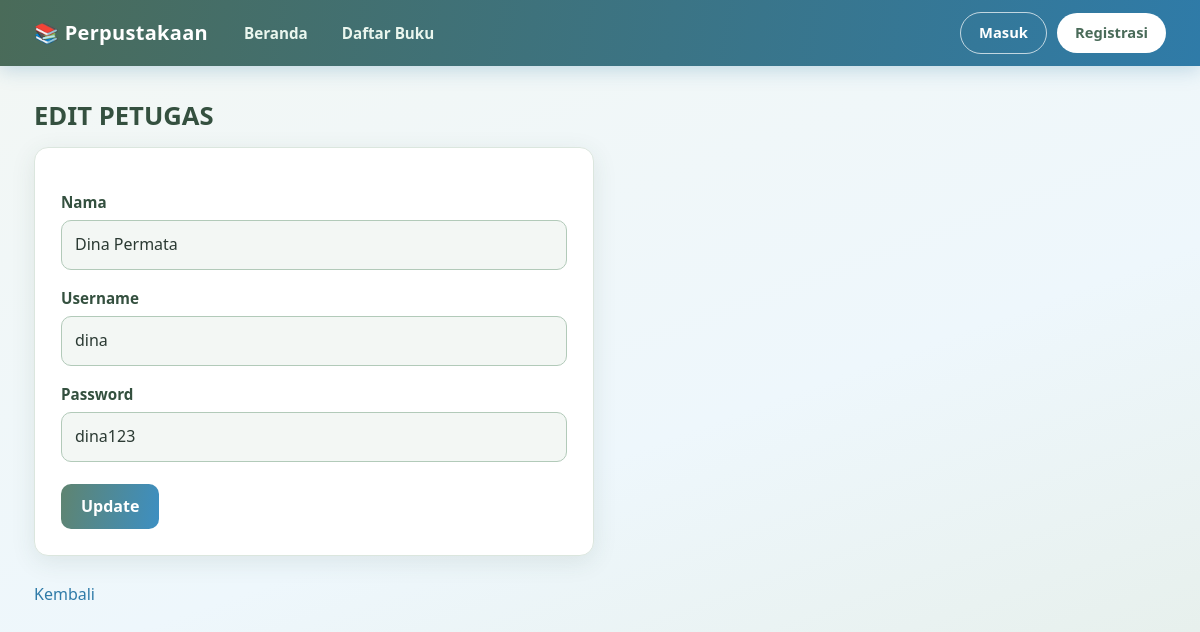
Page /petugas_edit.php?id=1 on the committed database.
### tables this page shows
CREATE TABLE `petugas` (
  `petugas_id` int(11) NOT NULL,
  `admin_id` int(11) NOT NULL,
  `nama` varchar(100) NOT NULL,
  `username` varchar(50) NOT NULL,
  `password` varchar(255) NOT NULL
);

### petugas_edit.php (the view, shortened to what this page needs)
<?php
include "koneksi.php";
$id = $_GET['id'];
$query = mysqli_query($koneksi, "SELECT * FROM petugas WHERE petugas_id='$id'");
$data = mysqli_fetch_assoc($query);
?>
<!DOCTYPE html>
<html>
<head>
    <link rel="stylesheet" href="style.css">
</head>
<body>
<?php include "navbar.php"; ?>
<main class="page">
<h2>EDIT PETUGAS</h2>
<form action="petugas_update.php" method="POST">
    <label>Nama</label><br>
    <input type="text" name="nama"
           value="<?= htmlspecialchars($data['nama']); ?>" required>
    <br><br>
    <label>Username</label><br>
    <input type="text" name="username"
           value="<?= htmlspecialchars($data['username']); ?>" required>
    <br><br>
    <label>Password</label><br>
    <input type="text" name="password"
           value="<?= htmlspecialchars($data['password']); ?>" required>
    <br><br>
    <button type="submit" name="update">Update</button>
</form>
<br>
<a href="petugas.php">Kembali</a>
</main>
</body>
</html>

### style.css (style rules this page uses)
:root { --sage-50:#f3f7f4; --sage-100:#e4ede6; --sage-200:#cfdfd3; --sage-300:#b2cab9; --sage-400:#94b49f; --sage-600:#5f8470; --sage-700:#4a6b59; --sage-800:#34503f; --sky-50:#eef7fc; --sky-100:#dcf0fa; --sky-200:#bcdff3; --sky-400:#7cbbe3; --sky-600:#3d8fc2; --sky-700:#2f7ba8; --ink:#2b3a33; --muted:#6b7d74; --line:#dbe6de; --white:#fff; --danger:#c0625a; --warn:#c99a3b; --radius:14px; --shadow:0 6px 24px rgba(52,80,63,.10); }
* { box-sizing:border-box }
html { scroll-behavior:smooth }
body { margin:0; color:var(--ink); line-height:1.6; font-family:"Segoe UI",system-ui,-apple-system,Roboto,"Helvetica Neue",Arial,sans-serif; background:linear-gradient(160deg,var(--sage-50) 0%,var(--sky-50) 55%,var(--sage-100) 100%) fixed; min-height:100vh; }
h1,h2,h3,h4 { color:var(--sage-800);line-height:1.25;margin:0 0 .6em }
h2 { font-size:1.6rem }
a { color:var(--sky-700);text-decoration:none }
.page { max-width:1180px;margin:0 auto;padding:34px 24px 60px }
.page > h2:first-child,.page > h1:first-child { margin-top:0 }
form { background:#fff;border:1px solid var(--line);border-radius:var(--radius);padding:26px;max-width:560px;box-shadow:var(--shadow) }
label { display:block;margin:16px 0 6px;font-weight:600;color:var(--sage-800);font-size:.95rem }
input[type=text],input[type=password],input[type=number],input[type=date],input[type=email],input[type=file],select,textarea { width:100%;padding:11px 13px;border:1.5px solid var(--sage-300);border-radius:10px;font:inherit;color:var(--ink);background:var(--sage-50);transition:.2s }
form button[type=submit] { margin-top:22px }
button,.btn { display:inline-block;cursor:pointer;border:0;border-radius:10px;padding:10px 20px;font:inherit;font-weight:600; color:#fff;background:linear-gradient(100deg,var(--sage-600),var(--sky-600));transition:.2s;text-decoration:none }

### rows in the picture
petugas: nama "Dina Permata", username "dina", password "dina123"
